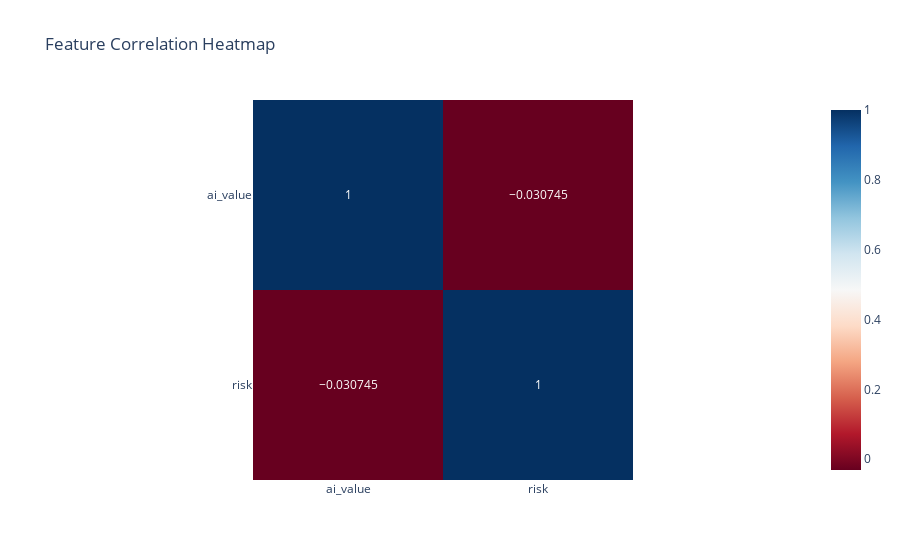

Notebook source saved alongside this figure:
### Code cell
corr = df[['ai_value', 'risk']].corr()
fig12 = px.imshow(corr, text_auto=True, color_continuous_scale='RdBu', title="Feature Correlation Heatmap")
fig12.show()

### Figure 1 — Plotly figure (JSON) as saved in the notebook; plotly's stock layout.template omitted (floating-point values rounded to 4 significant figures)
{"data": [{"coloraxis": "coloraxis", "hovertemplate": "x: %{x}<br>y: %{y}<br>color: %{z}<extra></extra>", "name": "0", "texttemplate": "%{z}", "type": "heatmap", "x": ["ai_value", "risk"], "xaxis": "x", "y": ["ai_value", "risk"], "yaxis": "y", "z": [[1, -0.03074], [-0.03074, 1]]}], "layout": {"coloraxis": {"colorscale": [[0, "rgb(103,0,31)"], [0.1, "rgb(178,24,43)"], [0.2, "rgb(214,96,77)"], [0.3, "rgb(244,165,130)"], [0.4, "rgb(253,219,199)"], [0.5, "rgb(247,247,247)"], [0.6, "rgb(209,229,240)"], [0.7, "rgb(146,197,222)"], [0.8, "rgb(67,147,195)"], [0.9, "rgb(33,102,172)"], [1, "rgb(5,48,97)"]]}, "title": {"text": "Feature Correlation Heatmap"}, "xaxis": {"anchor": "y", "constrain": "domain", "domain": [0, 1], "scaleanchor": "y"}, "yaxis": {"anchor": "x", "autorange": "reversed", "constrain": "domain", "domain": [0, 1]}}}
